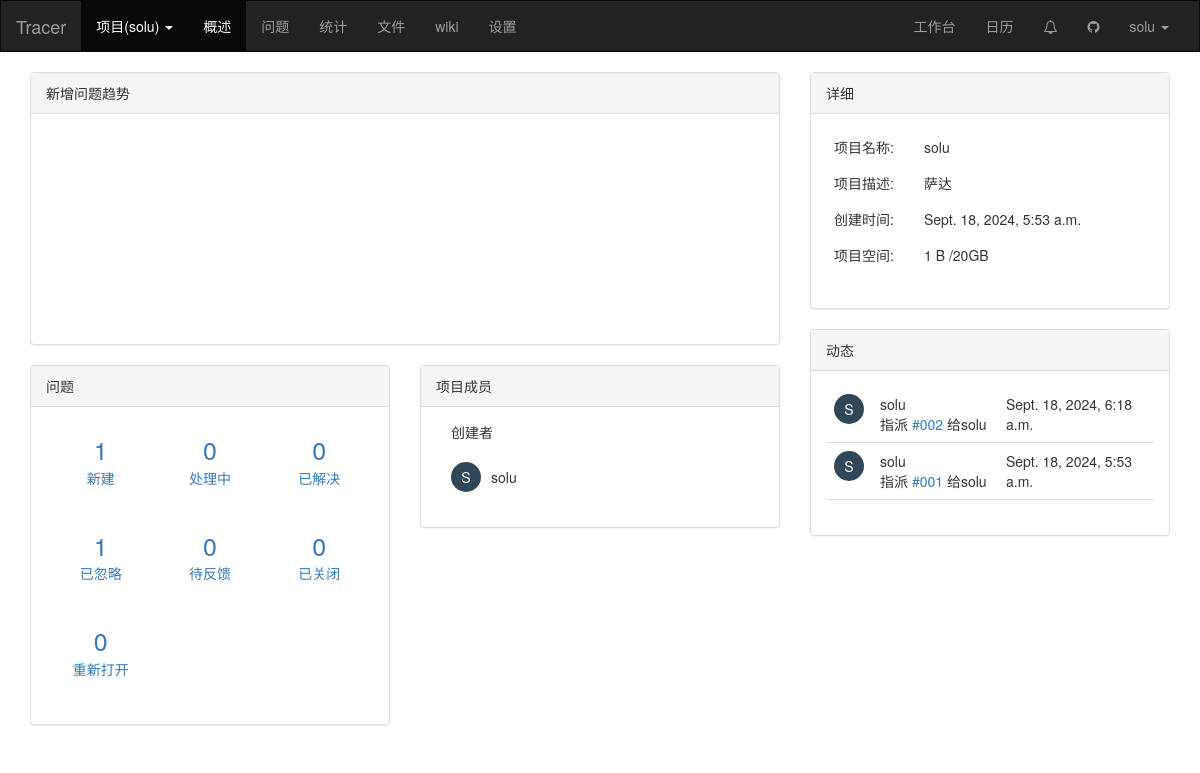
/manage/6/dashboard/ (signed in), run on the app's committed database.
### web/models.py (models this page shows, shortened)
class Project(models.Model):
    color_choices = (
        (1, "#56b8eb"),
        (2, "#f28033"),
        (3, "#ebc656"),
        (4, "#a2d148"),
        (5, "#20BFA4"),
        (6, "#7461c2"),
        (7, "#20bfa3")
    )
    name = models.CharField(verbose_name="项目名",max_length=32)
    color = models.SmallIntegerField(verbose_name="颜色",choices=color_choices,default=1)
    desc = models.CharField(verbose_name="项目描述",max_length=255,null=True,blank=True)
    use_space = models.IntegerField(verbose_name="已使用空间",default=0)
    star = models.BooleanField(verbose_name="星标",default=False)
    join_count = models.SmallIntegerField(verbose_name="参与人数",default=1)
    creator = models.ForeignKey(verbose_name="创建者",to="UserInfo",on_delete=models.CASCADE)
    create_datetime = models.DateTimeField(verbose_name="创建时间",auto_now_add=True)
    bucket = models.CharField(verbose_name="cos桶",max_length=128)
    region = models.CharField(verbose_name="cos区域",max_length=32)

class UserInfo(models.Model):
    username = models.CharField(verbose_name="用户名", max_length=32)
    password = models.CharField(verbose_name="密码", max_length=32)
    email = models.EmailField(verbose_name="邮箱", max_length=32)
    mobile_phone = models.CharField(verbose_name="手机号", max_length=32)

class PricePolicy(models.Model):
    category_choices = (
        (1,"免费版"),
        (2,"收费版"),
        (3,"其他")
    )
    category = models.SmallIntegerField(choices=category_choices,verbose_name="收费类型",default=1)
    title = models.CharField(max_length=32,verbose_name="标题")
    price = models.PositiveIntegerField(verbose_name="价格")
    project_num = models.PositiveIntegerField(verbose_name="最大项目数")
    project_member = models.PositiveIntegerField(verbose_name="项目成员数")
    project_space = models.PositiveIntegerField(verbose_name="单项目空间")
    per_file_size = models.PositiveIntegerField(verbose_name="单文件大小")
    create_datetime = models.DateTimeField(verbose_name="创建时间",auto_now_add=True)

class Issues(models.Model):
    project = models.ForeignKey(verbose_name="项目", to="Project", on_delete=models.CASCADE)
    issues_type = models.ForeignKey(verbose_name="问题类型", to="IssuesType", on_delete=models.CASCADE)
    module = models.ForeignKey(verbose_name="模块", to="Module", on_delete=models.CASCADE,null=True,blank=True)
    subject = models.CharField(verbose_name="主题", max_length=80)
    desc = models.TextField(verbose_name="问题描述")
    priority_choices = (
        ("danger", "高"),
        ("warning", "中"),
        ("success", "低")
    )
    priority = models.CharField(verbose_name="优先级", choices=priority_choices, max_length=12, default="danger")
    status_choices = (
        (1, "新建"),
        (2, "处理中"),
        (3, "已解决"),
        (4, "已忽略"),
        (5, "待反馈"),
        (6, "已关闭"),
        (7, "重新打开"),
    )
    status = models.SmallIntegerField(verbose_name="状态",choices=status_choices,default=1)
    assign = models.ForeignKey(verbose_name="指派", to="UserInfo", on_delete=models.CASCADE, null=True,blank=True, related_name="task")
    attention = models.ManyToManyField(verbose_name="关注者", to="UserInfo", blank=True, related_name="observe")
    start_date = models.DateTimeField(verbose_name="开始时间", null=True,blank=True)
    end_date = models.DateTimeField(verbose_name="结束时间", null=True,blank=True)
    mode_choices = (
        (1, "公开模式"),
        (2, "隐私模式")
    )
    mode = models.SmallIntegerField(verbose_name="模式", choices=mode_choices, default=1)
    parent = models.ForeignKey(verbose_name="父问题", to="self", on_delete=models.SET_NULL, null=True,blank=True, related_name="child")
    creator = models.ForeignKey(verbose_name="创建者", to="UserInfo", on_delete=models.CASCADE, related_name="create_problems")
    create_datetime = models.DateTimeField(verbose_name="创建时间", auto_now_add=True)
    latest_update_datetime = models.DateTimeField(verbose_name="最后更新时间", auto_now=True)

### web/views/dashboard.py (the view)
def dashboard(request,project_id):
    status_dict = {}
    for key,text in models.Issues.status_choices:
        status_dict[key] = {"text":text,"count":0}
    issues_data = models.Issues.objects.filter(project_id=project_id).values("status").annotate(count=Count("id"))
    for item in issues_data:
        status_dict[item["status"]]["count"] = item["count"]
    user_list = models.ProjectUser.objects.filter(project_id=project_id).values("user_id","user__username")
    top_10 = models.Issues.objects.filter(project_id=project_id,assign__isnull=False).order_by("-id")[0:10]
    context = {
        "status_dict": status_dict,
        "user_list": user_list,
        "top_ten_object": top_10,
    }
    return render(request, 'dashboard.html',context)

### web/templatetags/dashboard.py (called while the page is built)
@register.simple_tag
def user_space(size):
    if size >= 1024 * 1024 * 1024:
        return "%.2f GB" % (size / (1024 * 1024 *1024))
    elif size >= 1024 * 1024:
        return "%.2f MB" % (size / (1024 * 1024 ))
    elif size >= 1024:
        return "%.2f KB" % (size / 1024 )
    else:
        return "%d B" % size

### web/templatetags/issues.py (called while the page is built)
@register.simple_tag
def issues_id(num):
    if num < 100:
        num = str(num).rjust(3,"0")
    return "#{}".format(num)

### web/templatetags/project.py (called while the page is built)
@register.inclusion_tag("inclusion/all_project_list.html")
def all_project_list(request):
    my = models.Project.objects.filter(creator=request.tracer.user)
    join = models.ProjectUser.objects.filter(user=request.tracer.user)
    return ({"my": my, "join": join,"request": request})

@register.inclusion_tag("inclusion/manage_menu_list.html")
def manage_menu_list(request):
    data_list = [
        {"url": reverse("dashboard",kwargs={"project_id":request.tracer.project.id}) ,"title":'概述'},
        {"url": reverse("issues", kwargs={"project_id": request.tracer.project.id}), "title": '问题'},
        {"url": reverse("statistics", kwargs={"project_id": request.tracer.project.id}), "title": '统计'},
        {"url": reverse("file", kwargs={"project_id": request.tracer.project.id}), "title": '文件'},
        {"url": reverse("wiki", kwargs={"project_id": request.tracer.project.id}), "title": 'wiki'},
        {"url": reverse("setting", kwargs={"project_id": request.tracer.project.id}), "title": '设置'},
    ]
    for item in data_list:
        if request.path_info == item["url"]:
            item["class"] = "active"
    return ({"data_list":data_list})

### web/templates/dashboard.html (shortened to what this page needs)
{% extends "layout/manage.html" %}
{% load static %}
{% load dashboard %}
{% load issues %}
{% block content %}
    <div class="container-fluid" style="margin-top: 20px">
        <div class="col-md-8">
            <div class="panel panel-default">
                <div class="panel-heading">
                    新增问题趋势
                </div>
                <div class="panel-body">
                    <div id="issuesChart" style="width: 100%;min-height: 200px">
                    </div>
                </div>
            </div>
            <div class="row">
                <div class="col-md-6">
                    <div class="panel panel-default">
                        <div class="panel-heading">
                            问题
                        </div>
                        <div class="panel-body">
                            {% for key,item in status_dict.items %}
                                <div class="col-sm-4 status-count">
                                    <a href="{% url 'issues' project_id=request.tracer.project.id %}?status={{ key }}">
                                        <div class="count">{{ item.count }}</div>
                                        <div>{{ item.text }}</div>
                                    </a>
                                </div>
                            {% endfor %}
                        </div>
                    </div>
                </div>
                <div class="col-md-6">
                    <div class="panel panel-default">
                        <div class="panel-heading">
                            项目成员
                        </div>
                        <div class="panel-body user-item">
                            <div class="col-sm-12 title">创建者</div>
                            <div class="clearfix" style="margin-bottom: 20px">
                                <div class="col-sm-4">
                                    <div class="avatar">{{ request.tracer.project.creator.username.0|upper }}</div>
                                    <div class="text">{{ request.tracer.project.creator.username }}</div>
                                </div>
                            </div>
                        </div>
                    </div>
                </div>
            </div>
        </div>
        <div class="col-md-4">
            <div class="panel panel-default">
                <div class="panel-heading">
                    详细
                </div>
                <div class="panel-body">
                    <table class="table table-right">
                        <tbody>
                            <tr>
                                <td class="label-left">项目名称:</td>
                                <td>{{ request.tracer.project.name }}</td>
                            </tr>
                            <tr>
                                <td class="label-left">项目描述:</td>
                                <td>{{ request.tracer.project.desc }}</td>
                            </tr>
                            <tr>
                                <td class="label-left">创建时间:</td>
                                <td>{{ request.tracer.project.create_datetime }}</td>
                            </tr>
                            <tr>
                                <td class="label-left">项目空间:</td>
                                <td>{% user_space request.tracer.project.use_space %}
                                /{{ request.tracer.price_policy.project_space }}GB</td>
                            </tr>
                        </tbody>
                    </table>
                </div>
            </div>
            <div class="panel panel-default">
                <div class="panel-heading">
                    动态
                </div>
                <div class="panel-body top-10">
                    <table class="table">
                        <tbody>
                        {% for item in top_ten_object %}
                            <tr>
                                <td style="width: 46px">
                                    <div class="avatar">{{ item.creator.username.0|upper }}</div>
                                </td>
                                <td>
                                    <div>{{ item.creator.username }}</div>
                                    <div>
                                        指派<a href="{% url 'issues_detail' project_id=request.tracer.project.id issues_id=item.id %}">
                                        {% issues_id item.id %}</a>
                                        给{{ item.assign.username }}
                                    </div>
                                </td>
                                <td style="width: 156px">
                                    {{ item.create_datetime }}
                                </td>
                            </tr>
                        {% endfor %}
                        </tbody>
                    </table>
                </div>
            </div>
        </div>
    </div>
{% endblock %}

### web/templates/layout/manage.html (shortened to what this page needs)
{% load static %}
{% load project %}
<!DOCTYPE html>
<html lang="en">
<head>
    <link rel="stylesheet" href="{% static 'plugin/bootstrap-3.4.1/css/bootstrap.min.css' %}">
    <link rel="stylesheet" href="{% static 'plugin/font-awesome-4.7.0/css/font-awesome.min.css' %}">
</head>
<body>
    <nav class="navbar navbar-inverse">
      <div class="container-fluid">
        <div class="navbar-header">
          <a class="navbar-brand" href="{% url 'index' %}">Tracer</a>
        </div>
        <div class="collapse navbar-collapse" id="bs-example-navbar-collapse-1">
            <ul class="nav navbar-nav">
            {% all_project_list request %}
            {% if request.tracer.project %}
            {% manage_menu_list request %}
            {% endif %}
            </ul>
          <ul class="nav navbar-nav navbar-right">
              <li><a href="#">工作台</a></li>
              <li><a href="#">日历</a></li>
              <li><a href="#"><i class=" fa fa-bell-o js-copy"></i></a></li>
              <li><a href="#"><i class=" fa fa-github js-copy"></i></a></li>
            <li class="dropdown">
              <a href="#" class="dropdown-toggle" data-toggle="dropdown" role="button" aria-haspopup="true"
                 aria-expanded="false">{{ request.tracer.user.username }} <span class="caret"></span></a>
            </li>
          </ul>
        </div>
      </div>
    </nav>
    {% block content %}{% endblock %}
</body>
</html>

### web/templates/inclusion/all_project_list.html (shortened to what this page needs)
    <li class="dropdown active">
      <a href="#" class="dropdown-toggle" data-toggle="dropdown" role="button"
         aria-haspopup="true" aria-expanded="false" >项目{% if request.tracer.project %}({{ request.tracer.project.name }}){% endif %} <span class="caret"></span></a>
    </li>

### web/templates/inclusion/manage_menu_list.html
{% for item in data_list %}
    <li {% if item.class %}class="{{ item.class }}"{% endif %}>
        <a href="{{ item.url }}">{{ item.title }}</a></li>
{% endfor %}

### web/templates/layout/manage.html (style rules this page uses)
.navbar-inverse { border-radius: 0; }

### web/templates/dashboard.html (style rules this page uses)
.table-right > tbody > tr > td.label-left { width: 90px; }
.table-right > tbody > tr > td { border: 0; }
.status-count { text-align: center; margin-top: 10px; margin-bottom: 30px; font-size: 14px; }
.status-count .count { font-size: 25px; }
.user-item .title { margin-bottom: 20px; }
.user-item .avatar, .top-10 .avatar { float: left; margin-right: 10px; display: inline-block; width: 30px; height: 30px; background-color: #304659; color: white; text-align: center; line-height: 30px; border-radius: 50%; }
.user-item .text { line-height: 30px; }
.top-10 .avatar { margin-right: 0; }
.top-10 td { padding: 5px 10px; }
.top-10 .table > tbody > tr > td { border-top: 0; border-bottom: 1px solid #ddd; }

### data on the page
Project: tracer.project.name "solu", tracer.project.creator.username.0 "S", tracer.project.creator.username "solu", tracer.project.desc "萨达", tracer.project.create_datetime "Sept. 18, 2024, 5:53 a.m.", use_space "1 B"
UserInfo: tracer.user.username "solu"
PricePolicy: tracer.price_policy.project_space "20"
Issues: creator.username.0 "S", creator.username "solu", id "#002", assign.username "solu", create_datetime "Sept. 18, 2024, 6:18 a.m."
Issues: creator.username.0 "S", creator.username "solu", id "#001", assign.username "solu", create_datetime "Sept. 18, 2024, 5:53 a.m."

### other printed values
{{ item.title }} "概述" "问题" "统计" "文件" "wiki" "设置"
{{ item.count }} "1" "0" "0" "1" "0" "0" "0"
{{ item.text }} "新建" "处理中" "已解决" "已忽略" "待反馈" "已关闭" "重新打开"
